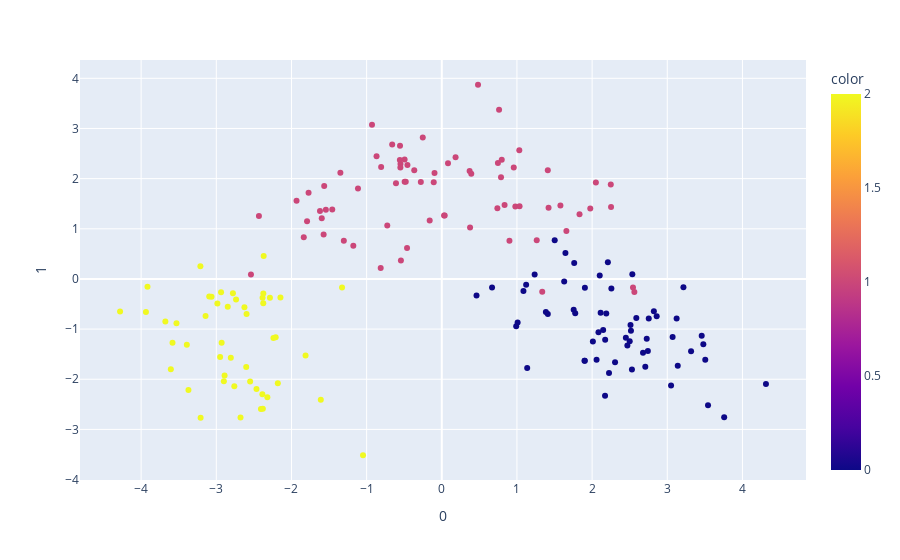

Notebook cell for this chart:
### Code cell
# plot 2d PCA scatter plot 
fig = px.scatter(components[:,:2], x=0, y=1, color=wine.target)
fig.show()

### Figure 1 — Plotly figure (JSON) as saved in the notebook; plotly's stock layout.template omitted (floating-point values rounded to 4 significant figures; data arrays with more than 128 entries replaced by an {"elided": "..."} marker saying what was removed)
{"data": [{"hovertemplate": "0=%{x}<br>1=%{y}<br>color=%{marker.color}<extra></extra>", "legendgroup": "", "marker": {"color": {"elided": "178 int values"}, "coloraxis": "coloraxis", "symbol": "circle"}, "mode": "markers", "name": "", "orientation": "v", "showlegend": false, "type": "scatter", "x": {"elided": "178 float values"}, "xaxis": "x", "y": {"elided": "178 float values"}, "yaxis": "y"}], "layout": {"autosize": true, "coloraxis": {"colorbar": {"title": {"text": "color"}}, "colorscale": [[0, "#0d0887"], [0.1111, "#46039f"], [0.2222, "#7201a8"], [0.3333, "#9c179e"], [0.4444, "#bd3786"], [0.5556, "#d8576b"], [0.6667, "#ed7953"], [0.7778, "#fb9f3a"], [0.8889, "#fdca26"], [1, "#f0f921"]]}, "legend": {"tracegroupgap": 0}, "margin": {"t": 60}, "xaxis": {"anchor": "y", "autorange": true, "domain": [0, 1], "range": [-4.805, 4.838], "title": {"text": "0"}, "type": "linear"}, "yaxis": {"anchor": "x", "autorange": true, "domain": [0, 1], "range": [-4.087, 4.444], "title": {"text": "1"}, "type": "linear"}}}
